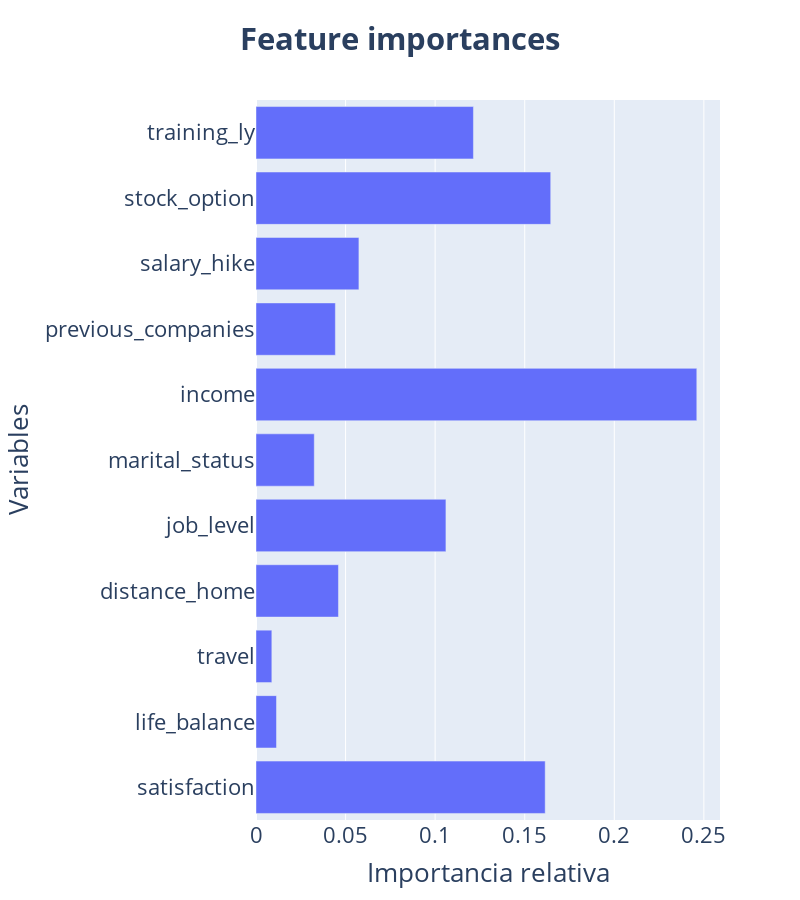

This figure's notebook cell:
### Code cell
# Representamos las mean_feature_importances en un gráfico de barras con plotly
import plotly.graph_objects as go
# Hacemos un barh con X.columns, mean_feature_importances
fig = go.Figure(go.Bar(
            x=mean_feature_importances,
            y=X.columns,
            orientation='h'))
#X_label Importancia relativa
fig.update_layout(title_text='<b>Feature importances</b>',
                    xaxis_title_text='Importancia relativa',
                    yaxis_title_text='Variables')
# Aumentamos el tamaño vertical y reducimos la anchura
fig.update_layout(autosize=False, width=800, height=900)
# Centramos el título
fig.update_layout(title_x=0.5)
# Añadimos el tamaño de las fuentes de los ejes

fig.update_layout(
    font=dict(
        size=22,
    )
)


# La mostramos
fig.show()

### Figure 1 — Plotly figure (JSON) as saved in the notebook; plotly's stock layout.template omitted (floating-point values rounded to 4 significant figures)
{"data": [{"orientation": "h", "type": "bar", "x": [0.1614, 0.01144, 0.008844, 0.04603, 0.106, 0.03253, 0.2461, 0.0443, 0.05745, 0.1645, 0.1214], "y": ["satisfaction", "life_balance", "travel", "distance_home", "job_level", "marital_status", "income", "previous_companies", "salary_hike", "stock_option", "training_ly"]}], "layout": {"autosize": false, "font": {"size": 22}, "height": 900, "title": {"text": "<b>Feature importances</b>", "x": 0.5}, "width": 800, "xaxis": {"title": {"text": "Importancia relativa"}}, "yaxis": {"title": {"text": "Variables"}}}}
